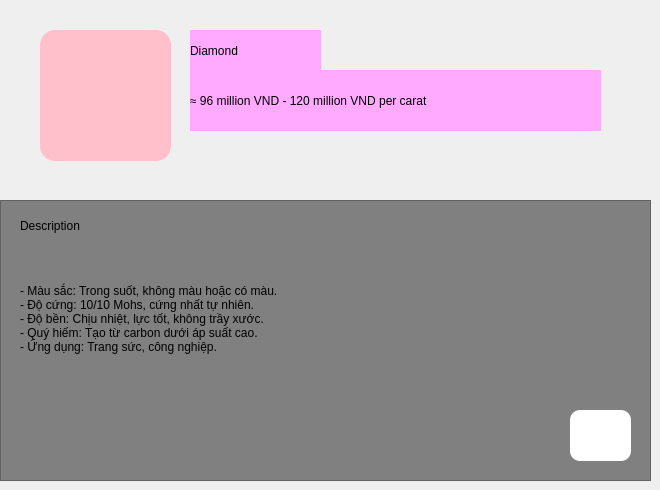
      <widget class="QWidget" name="charlieputh_4">
       <widget class="QLabel" name="label_40">
        <property name="geometry">
         <rect>
          <x>240</x>
          <y>140</y>
          <width>55</width>
          <height>16</height>
         </rect>
        </property>
        <property name="text">
         <string/>
        </property>
       </widget>
       <widget class="QPushButton" name="pushButton_23">
        <property name="geometry">
         <rect>
          <x>40</x>
          <y>30</y>
          <width>131</width>
          <height>131</height>
         </rect>
        </property>
        <property name="styleSheet">
         <string notr="true">background-color:pink;
border-radius:15px;</string>
        </property>
        <property name="text">
         <string/>
        </property>
        <property name="icon">
         <iconset>
          <normaloff>../../../Pictures/Saved Pictures/pngimg.com - diamond_PNG6675.png</normaloff>../../../Pictures/Saved Pictures/pngimg.com - diamond_PNG6675.png</iconset>
        </property>
        <property name="iconSize">
         <size>
          <width>130</width>
          <height>130</height>
         </size>
        </property>
       </widget>
       <widget class="QLabel" name="label_41">
        <property name="geometry">
         <rect>
          <x>190</x>
          <y>30</y>
          <width>131</width>
          <height>41</height>
         </rect>
        </property>
        <property name="styleSheet">
         <string notr="true">background-color:rgb(255, 170, 255);
font: 75 20pt &quot;Times New Roman&quot;;
color:black;</string>
        </property>
        <property name="text">
         <string>Diamond</string>
        </property>
       </widget>
       <widget class="QLabel" name="label_42">
        <property name="geometry">
         <rect>
          <x>190</x>
          <y>70</y>
          <width>411</width>
          <height>61</height>
         </rect>
        </property>
        <property name="styleSheet">
         <string notr="true">background-color:rgb(255, 170, 255);
font: 12pt &quot;MS Shell Dlg 2&quot;;</string>
        </property>
        <property name="text">
         <string>≈ 96 million VND - 120 million VND per carat</string>
        </property>
       </widget>
       <widget class="QFrame" name="frame_5">
        <property name="geometry">
         <rect>
          <x>0</x>
          <y>200</y>
          <width>651</width>
          <height>281</height>
         </rect>
        </property>
        <property name="styleSheet">
         <string notr="true">background-color:grey;</string>
        </property>
        <property name="frameShape">
         <enum>QFrame::StyledPanel</enum>
        </property>
        <property name="frameShadow">
         <enum>QFrame::Raised</enum>
        </property>
        <widget class="QLabel" name="label_18">
         <property name="geometry">
          <rect>
           <x>20</x>
           <y>10</y>
           <width>101</width>
           <height>31</height>
          </rect>
         </property>
         <property name="styleSheet">
          <string notr="true">background-color:grey;
font: 75 12pt &quot;Times New Roman&quot;;</string>
         </property>
         <property name="text">
          <string>Description</string>
         </property>
        </widget>
        <widget class="QLabel" name="label_19">
         <property name="geometry">
          <rect>
           <x>20</x>
           <y>50</y>
           <width>601</width>
           <height>151</height>
          </rect>
         </property>
         <property name="styleSheet">
          <string notr="true">background-color:grey;
font: 75 12pt &quot;Times New Roman&quot;;</string>
         </property>
         <property name="text">
          <string>- Màu sắc: Trong suốt, không màu hoặc có màu.  
- Độ cứng: 10/10 Mohs, cứng nhất tự nhiên.  
- Độ bền: Chịu nhiệt, lực tốt, không trầy xước.  
- Quý hiếm: Tạo từ carbon dưới áp suất cao.  
- Ứng dụng: Trang sức, công nghiệp.  
</string>
         </property>
        </widget>
        <widget class="QPushButton" name="btnplaydiamond">
         <property name="geometry">
          <rect>
           <x>570</x>
           <y>210</y>
           <width>61</width>
           <height>51</height>
          </rect>
         </property>
         <property name="styleSheet">
          <string notr="true">background-color:white;
border-radius:10px;</string>
         </property>
         <property name="text">
          <string/>
         </property>
         <property name="icon">
          <iconset>
           <normaloff>../../../Downloads/4544843_shop_business_delivery_trolley_comerce_icon.png</normaloff>../../../Downloads/4544843_shop_business_delivery_trolley_comerce_icon.png</iconset>
         </property>
         <property name="iconSize">
          <size>
           <width>40</width>
           <height>40</height>
          </size>
         </property>
        </widget>
       </widget>
      </widget>
